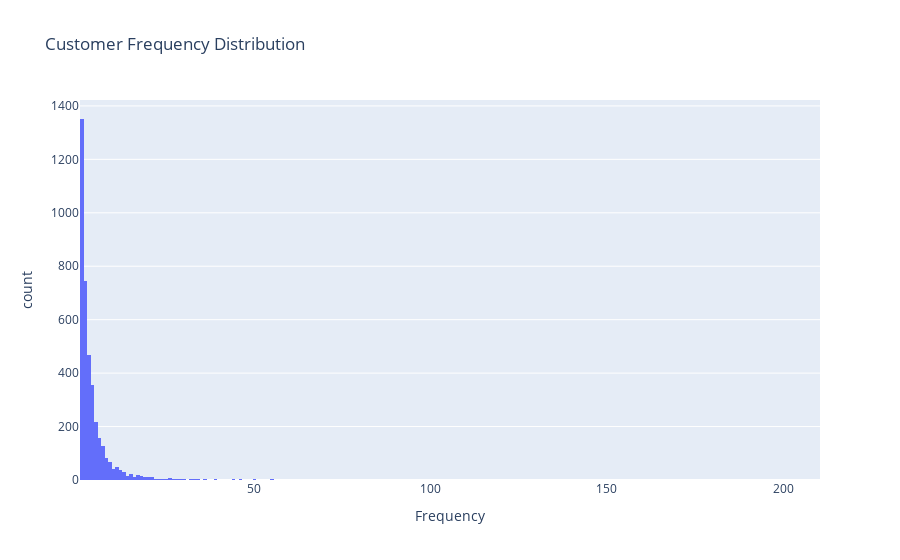

The notebook cell this image was saved under:
### Code cell
fig = px.histogram(cust_frequency, x = 'Frequency', title = 'Customer Frequency Distribution')
fig.show()

### Figure 1 — Plotly figure (JSON) as saved in the notebook; plotly's stock layout.template omitted (floating-point values rounded to 4 significant figures; data arrays with more than 128 entries replaced by an {"elided": "..."} marker saying what was removed)
{"data": [{"alignmentgroup": "True", "bingroup": "x", "hovertemplate": "Frequency=%{x}<br>count=%{y}<extra></extra>", "legendgroup": "", "marker": {"color": "#636efa", "pattern": {"shape": ""}}, "name": "", "offsetgroup": "", "orientation": "v", "showlegend": false, "type": "histogram", "x": {"elided": "3920 int values"}, "xaxis": "x", "yaxis": "y"}], "layout": {"barmode": "relative", "legend": {"tracegroupgap": 0}, "title": {"text": "Customer Frequency Distribution"}, "xaxis": {"anchor": "y", "domain": [0, 1], "title": {"text": "Frequency"}}, "yaxis": {"anchor": "x", "domain": [0, 1], "title": {"text": "count"}}}}
